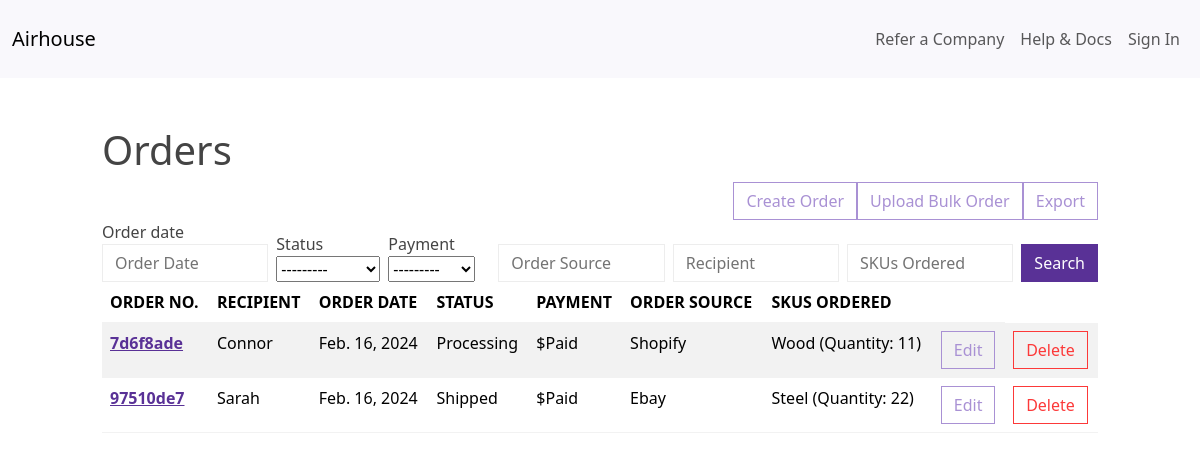
/orders/, run on an earlier commit of the app's database.
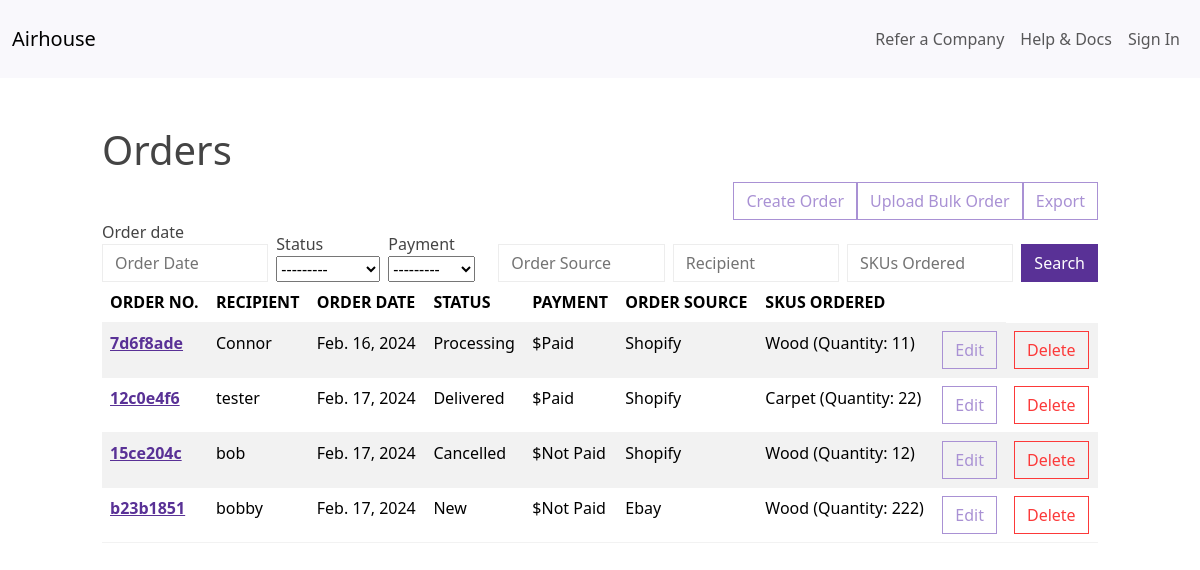
And on a later commit of the database.
### airhouse/models.py (models this page shows, shortened)
class Order(models.Model):
    STATUS_CHOICES = [
        ('new', 'New'),
        ('processing', 'Processing'),
        ('shipped', 'Shipped'),
        ('in_transit', 'In Transit'),
        ('delivered', 'Delivered'),
        ('cancelled', 'Cancelled'),
    ]
    PAYMENT_STATUS_CHOICES = [
        ('paid', 'Paid'),
        ('not_paid', 'Not Paid'),
    ]
    order_no = models.UUIDField(default=uuid.uuid4, editable=False, unique=True)
    recipient = models.CharField(max_length=255)
    order_date = models.DateField(auto_now_add=True)
    status = models.CharField(max_length=20, choices=STATUS_CHOICES, default='new')
    payment = models.CharField(max_length=10, choices=PAYMENT_STATUS_CHOICES, default='not_paid')
    order_source = models.CharField(max_length=255)
    skus_ordered = models.ManyToManyField(InventoryItem, through='OrderItem')

class OrderItem(models.Model):
    order = models.ForeignKey(Order, related_name='order_items', on_delete=models.CASCADE)
    inventory_item = models.ForeignKey(InventoryItem, on_delete=models.CASCADE)
    quantity = models.PositiveIntegerField()

class InventoryItem(models.Model):
    name = models.CharField(max_length=200)
    quantity = models.IntegerField()
    price = models.DecimalField(max_digits=10, decimal_places=2)
    category = models.ForeignKey('Category', on_delete=models.SET_NULL, blank=True, null=True)
    date_created = models.DateTimeField(auto_now_add=True)
    user = models.ForeignKey(get_user_model(), on_delete=models.CASCADE)

### airhouse/views.py (the view)
# urls.py: path('orders/', Orders.as_view(), name='orders'),
class Orders(FilterView):
    model = Order
    template_name = 'airhouse/orders.html'
    context_object_name = 'orders'
    filterset_class = OrderFilter
    def get_context_data(self, **kwargs):
        context = super().get_context_data(**kwargs)
        context['myFilter'] = OrderFilter(self.request.GET, queryset=self.get_queryset())
        return context

### airhouse/templates/airhouse/orders.html (shortened to what this page needs)
{% extends 'airhouse/base.html' %}
{% block content %}
<div class="row">
    <div class="col-md-10 col-12 mx-auto mt-5">
        <h1><a href="{% url 'orders' %}" class="text-reset text-decoration-none">Orders</a></h1>
        <div class="d-flex justify-content-end">
            <a href="{% url 'add-order' %}" class="btn btn-outline-secondary">Create Order</a>
            <a href="#" class="btn btn-outline-secondary">Upload Bulk Order</a>
            <a href="#" class="btn btn-outline-secondary">Export</a>
        </div>
        <form method="get" class="d-flex align-items-end gap-2">
            {% for field in myFilter.form %}
                <div class="form-group">
                    {% if field.name in "order_source,recipient,skus_ordered" %}
                        {{ field }}
                    {% else %}
                        <label for="{{ field.id_for_label }}">{{ field.label }}</label>
                        {{ field }}
                    {% endif %}
                </div>
            {% endfor %}
            <button class="btn btn-primary" type="submit">Search</button>
        </form>
        <table class="table table-hover table-striped">
            <thead>
                <tr>
                    <th scope="col">ORDER NO.</th>
                    <th scope="col">RECIPIENT</th>
                    <th scope="col">ORDER DATE</th>
                    <th scope="col">STATUS</th>
                    <th scope="col">PAYMENT</th>
                    <th scope="col">ORDER SOURCE</th>
                    <th scope="col">SKUS ORDERED</th>
                    <th scope="col"></th>
                </tr>
            </thead>
            <tbody>
                {% for order in orders %}
                <tr>
                    <th scope="row"><a href="{% url 'order-detail' order.pk %}">{{ order.order_no|stringformat:"s"|slice:":8" }}</a></th>
                    <td>{{ order.recipient }}</td>
                    <td>{{ order.order_date }}</td>
                    <td>{{ order.get_status_display }}</td>
                    <td>${{ order.get_payment_display }}</td>
                    <td>{{ order.order_source }}</td>
                    <td>
                        {% for item in order.order_items.all %}
                            {{ item.inventory_item.name }} (Quantity: {{ item.quantity }})
                        {% endfor %}
                    </td>
                    <td><a href="{% url 'edit-order' order.pk %}" class="btn btn-outline-secondary">Edit</a></td>
                    <td><a href="{% url 'delete-order' order.pk %}" class="btn btn-outline-danger">Delete</a></td>
                </tr>
                {% empty %}
                    <h2>No orders found.</h2>
                {% endfor %}
            </tbody>
        </table>
    </div>
</div>
{% endblock %}

### airhouse/templates/airhouse/base.html (shortened to what this page needs)
<!DOCTYPE html>
<html lang="en">
<head>
    <link rel="stylesheet" href="https://bootswatch.com/5/pulse/bootstrap.min.css">
</head>
<body>
    {% include 'airhouse/navigation.html' %}
    {% block content %}
    {% endblock content %}
</body>
</html>

### airhouse/templates/airhouse/navigation.html (shortened to what this page needs)
<nav class="navbar navbar-expand-lg bg-light">
    <div class="container-fluid">
        <a class="navbar-brand" href="{% url 'index' %}">Airhouse</a>
        <div class="collapse navbar-collapse justify-content-end" id="navbarNav">
            <ul class="navbar-nav">
                <li class="nav-item">
                    <a class="nav-link" href="#">Refer a Company</a>
                </li>
                <li class="nav-item">
                    <a class="nav-link" href="#">Help & Docs</a>
                </li>
                <li class="nav-item">
                    {% if user.is_authenticated %}
                        <form action="{% url 'logout' %}" method="post">
                            {% csrf_token %}
                            <button type="submit" class="nav-link">Logout</button>
                        </form>
                    {% else %}
                        <a class="nav-link" href="{% url 'login' %}">Sign In</a>
                    {% endif %}
                </li>
            </ul>
        </div>
    </div>
</nav>

What changed in the data, as far as the page shows it:
removed Order: order_no "97510de7", recipient "Sarah", order_date "Feb. 16, 2024", status "Shipped", payment "Paid", order_source "Ebay"
removed OrderItem: inventory_item.name "Steel", quantity "22", shown under "97510de7"
added Order: order_no "12c0e4f6", recipient "tester", order_date "Feb. 17, 2024", status "Delivered", payment "Paid", order_source "Shopify"
added OrderItem: inventory_item.name "Carpet", quantity "22", shown under "12c0e4f6"
added Order: order_no "15ce204c", recipient "bob", order_date "Feb. 17, 2024", status "Cancelled", payment "Not Paid", order_source "Shopify"
added OrderItem: inventory_item.name "Wood", quantity "12", shown under "15ce204c"
added Order: order_no "b23b1851", recipient "bobby", order_date "Feb. 17, 2024", status "New", payment "Not Paid", order_source "Ebay"
added OrderItem: inventory_item.name "Wood", quantity "222", shown under "b23b1851"
